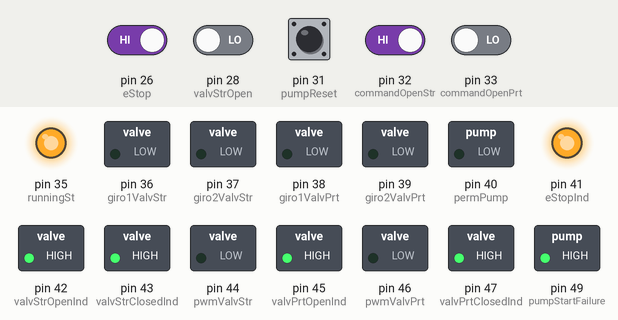
Simulated run of this sketch. Board: Arduino Mega 2560, built with avr-gcc and run on an emulated ATmega2560. On the bench: switched loads named in the sketch (green lamp = pin HIGH), output pins drawn as LEDs (lit = HIGH). The inputs (shaded band) are chosen by the test bench; at power-on: pin 26 (eStop), pin 31 (pumpReset), pin 32 (commandOpenStr) HIGH, pin 28 (valvStrOpen), pin 33 (commandOpenPrt) LOW. Pins used as bus, display or sensor lines are not drawn.

Above: at 6.2 s.
6.3 s: pin 31 (pumpReset) pulled LOW for 1 s
At 7.3 s:
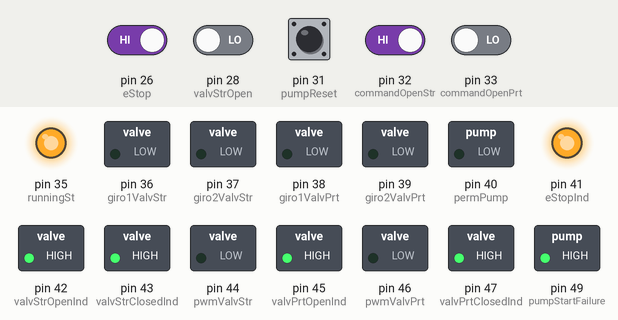
8.8 s: pin 26 (eStop) driven LOW and pin 28 (valvStrOpen) driven HIGH and pin 31 (pumpReset) driven LOW and pin 32 (commandOpenStr) driven LOW and pin 33 (commandOpenPrt) driven HIGH
At 11.64 s:
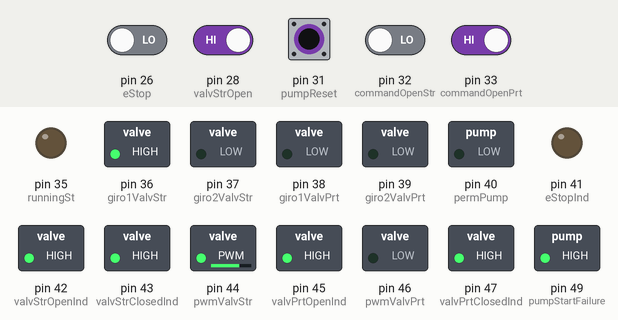
11.8 s: pin 28 (valvStrOpen) driven LOW
At 14.7 s:
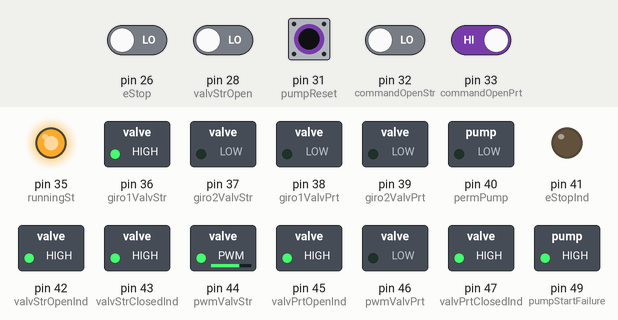
14.8 s: pin 28 (valvStrOpen) driven HIGH
At 15.5 s:
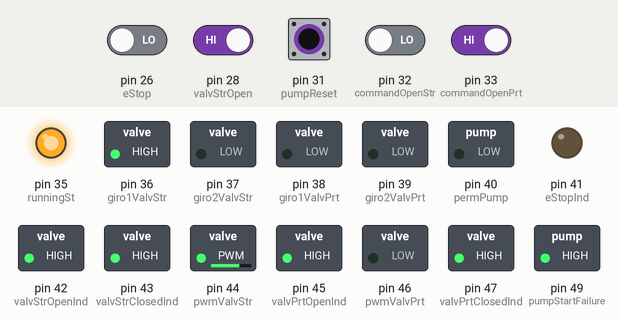
Timing chart, 0 to 17.3 s (numbered marks = the images above; inputs shaded):
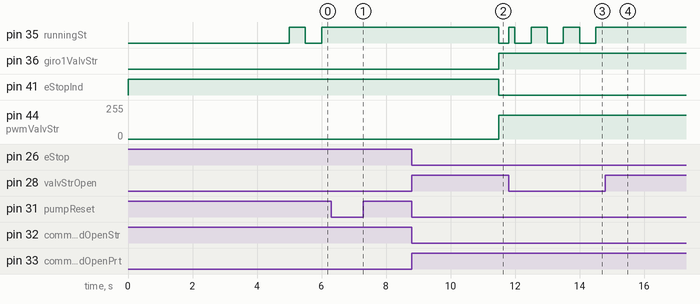

Measured:
- after the input at 6.3 s, pin 35 (runningSt): stops changing and stays HIGH
- after the input at 8.8 s, pin 35 (runningSt): HIGH → LOW after 2.7 s; pin 36 (giro1ValvStr): LOW → HIGH after 2.7 s; pin 44 (pwmValvStr): 0/255 → 180/255 after 2.7 s
- after the input at 11.8 s, pin 35 (runningSt): LOW → HIGH at once, then repeats every 1.0 s: LOW 0.50 s, HIGH 0.50 s
- after the input at 14.8 s, pin 35 (runningSt): stops changing and stays HIGH

The sketch:

valvesController.ino
```cpp
/*
 created 29 May 2024
  by William Jimenez
  Maintenance Technician - Cartagena
  last edit 02 Jun 2024
  by William Jimenez
  Maintenance Technician - Cartagena
*/

/*Recursos y códigos de referencia:
https://www.arduino.cc/en/Tutorial/BuiltInExamples/BlinkWithoutDelay


*/
//Borneras de entradas digitales
const int eStop = 26;           //Parada de emergencia
const int valvStrClosed = 27;   //Final de carrera válvula estribor cerrada
const int valvStrOpen = 28;     //Final de carrera válvula estribor abierta
const int valvPrtClosed = 29;   //Final de carrera válvula babor cerrada
const int valvPrtOpen = 30;     //Final de carrera válvula babor abierta
const int pumpReset = 31;       //Pulsador para reset de falla de bomba suministro
const int commandOpenStr = 32;  //Comando de apertura válvula estribor
const int commandOpenPrt = 33;  //Comando de apertura válvula babor
const int starterFailure = 34;    //Arrancador de la bomba de suministro en falla

//Borneras de salidas digitales
const int runningSt = 35;         //Indicador parpadeando de sistema operando
const int giro1ValvStr = 36;      //Comando giro apertura válvula estribir
const int giro2ValvStr = 37;      //Comando giro de cierre válvula estribor
const int pwmValvStr = 44;        //Señal PWM motorreductor válvula estribor
const int giro1ValvPrt = 38;      //Comando giro apertura válvula babor
const int giro2ValvPrt = 39;      //Comando giro de cierre válvula babor
const int pwmValvPrt = 46;        //Señal PWM motorreductor válvula babor
const int permPump = 40;          //Permisivo para energizar bomba suministro
const int eStopInd = 41;          //Indicador de parada de emergencia activa
const int valvStrOpenInd = 42;    //Indicador LED de válvula estribor abierta
const int valvStrClosedInd = 43;  //Indicador LED de válvula estribor cerrada
const int valvPrtOpenInd = 45;    //Indicador LED de válvula babor abierta
const int valvPrtClosedInd = 47;  //Indicador LED de válvula babor cerrada
const int pumpFaultRst = 48;      //Reset de falla bomba suministro
const int pumpStartFailure = 49;  //Indicador LED de falla arrancador bomba suministro

//Variables para procesamiento intermitencia running
bool ledState = LOW;               // Para variar el estado del LED
unsigned long previousMillis = 0;  // Guardar registro de tiempo de la última vez del LED
const long interval = 500;         // Intervalo para parpadeos (milliseconds)

void setup() {
  //Asignando entradas digitales
  pinMode(eStop, INPUT);           //Parada de emergencia
  pinMode(valvStrClosed, INPUT);   //Final de carrera válvula estribor cerrada
  pinMode(valvStrOpen, INPUT);     //Final de carrera válvula estribor abierta
  pinMode(valvPrtClosed, INPUT);   //Final de carrera válvula babor cerrada
  pinMode(valvPrtOpen, INPUT);     //Final de carrera válvula babor abierta
  pinMode(pumpReset, INPUT);       //Pulsador para reset de falla de bomba suministro
  pinMode(commandOpenStr, INPUT);  //Comando de apertura válvula estribor
  pinMode(commandOpenPrt, INPUT);  //Comando de apertura válvula babor

  // Asignando las salidas digitales
  pinMode(pwmValvPrt, OUTPUT);           //Señal PWM para regular velocidad en motorreductor Prt
  analogWrite(pwmValvPrt, 0);            //Inicializar inmovilizando
  pinMode(pwmValvStr, OUTPUT);           //Señal PWM para regular velocidad en motorreductor Str
  analogWrite(pwmValvStr, 0);            //Inicializar inmovilizando
  pinMode(runningSt, OUTPUT);            //Indicador parpadeando de sistema operando
  pinMode(giro1ValvStr, OUTPUT);         //Comando giro apertura válvula estribir
  digitalWrite(giro1ValvStr, LOW);       //Forzar inmovilización de válvula motorizada
  pinMode(giro2ValvStr, OUTPUT);         //Comando giro de cierre válvula estribor
  digitalWrite(giro2ValvStr, LOW);       //Forzar inmovilización de válvula motorizada
  pinMode(giro1ValvPrt, OUTPUT);         //Comando giro apertura válvula babor
  digitalWrite(giro1ValvPrt, LOW);       //Forzar inmovilización de válvula motorizada
  pinMode(giro2ValvPrt, OUTPUT);         //Comando giro de cierre válvula babor
  digitalWrite(giro2ValvPrt, LOW);       //Forzar inmovilización de válvula motorizada
  pinMode(permPump, OUTPUT);             //Permisivo para energizar bomba suministro
  digitalWrite(permPump, LOW);           //Forzar apagado de permisivo de la bomba de suministro
  pinMode(eStopInd, OUTPUT);             //Indicador de parada de emergencia activa
  digitalWrite(eStopInd, HIGH);          //Forzar indicador de paradad de emergencia
  pinMode(valvStrOpenInd, OUTPUT);       //Indicador LED de válvula estribor abierta
  digitalWrite(valvStrOpenInd, HIGH);    //Forzar indicador de valvula estribor abierta
  pinMode(valvStrClosedInd, OUTPUT);     //Indicador LED de válvula estribor cerrada
  digitalWrite(valvStrClosedInd, HIGH);  //Forzar indicador de valvula estribor cerrada
  pinMode(valvPrtOpenInd, OUTPUT);       //Indicador LED de válvula babor abierta
  digitalWrite(valvPrtOpenInd, HIGH);    //Forzar indicador de valvula babor abierta
  pinMode(valvPrtClosedInd, OUTPUT);     //Indicador LED de válvula babor cerrada
  digitalWrite(valvPrtClosedInd, HIGH);  //Forzar indicador de valvula babor cerrada
  pinMode(pumpFaultRst, OUTPUT);         //Reset de falla bomba suministro
  digitalWrite(pumpFaultRst, HIGH);      //Inmovilizar relé de reset arrancador bomba suministro
  pinMode(pumpStartFailure, OUTPUT);     //Indicador LED de falla arrancador bomba suministro
  digitalWrite(pumpStartFailure, HIGH);  //Forzar indicador LED de falla arrancador bomba suministro
  delay(5000);                           //Aguardar 5 segundos para permitir diagnóstico de componentes en arranque
}


void loop() {
  // put your main code here, to run repeatedly:
  //Sección para crear intermitencia del LED para running
  unsigned long currentMillis = millis();
  if (currentMillis - previousMillis >= interval) {
    // save the last time you blinked the LED
    previousMillis = currentMillis;

    //Sección para leer entradas digitales y asignar a variables para preprocesamiento
    bool readerCmdValvStr = digitalRead(commandOpenStr);  //Leer comando de apertura válvula estribor
    bool readerCmdValvPrt = digitalRead(commandOpenPrt);  //Leer comando de apertura válvula babor
    bool limitSwitchStrOpen = digitalRead(valvStrOpen);   //Leer final de carrera válvula estribor abierta
    bool rstRequest = digitalRead(pumpReset);             //Leer final de carrera válvula babor abierta
    bool eStopRequest = digitalRead(eStop);               //Leer estado del botón de parada de emergencia

    //Sección de condicionales establecidas para que los dispositivos instalados operen
    bool condParaAbrirValvEstribor = readerCmdValvStr == LOW && readerCmdValvPrt == HIGH && eStopRequest == LOW && limitSwitchStrOpen == HIGH;
    bool condicionalParaReset = rstRequest == LOW && eStopRequest == HIGH;


    //Sección para identificar solicitud de reset parada de emergencia
    if (condicionalParaReset) {
      digitalWrite(pumpFaultRst, LOW);  //Identificando solicitud de RESET
      delay(5000);
      digitalWrite(pumpFaultRst, HIGH);
      digitalWrite(eStopInd, LOW);  //Normalizar indicador de parada de emergencia
      digitalWrite(permPump, LOW);  //Normalizar permisivo para arranque de bomba suministro
    }

    //Sección para identificar comando de apertura válvula estribor
    if (condParaAbrirValvEstribor) {
      while (limitSwitchStrOpen == HIGH) {
        limitSwitchStrOpen = digitalRead(valvStrOpen);
        digitalWrite(giro1ValvStr, HIGH);
        digitalWrite(giro2ValvStr, LOW);
        analogWrite(pwmValvStr, 180); //Ajustar PWN al 80% aprox para proceder con la apertura de la válvula motorizada
      }
    }


    // Si el LED está apagado enciende y viceversa:
    if (ledState == LOW) {
      ledState = HIGH;
    } else {
      ledState = LOW;
    }
    // Asignar al LED con el resultado de la condición usada en ledState:
    digitalWrite(runningSt, ledState);
  }
}
```
